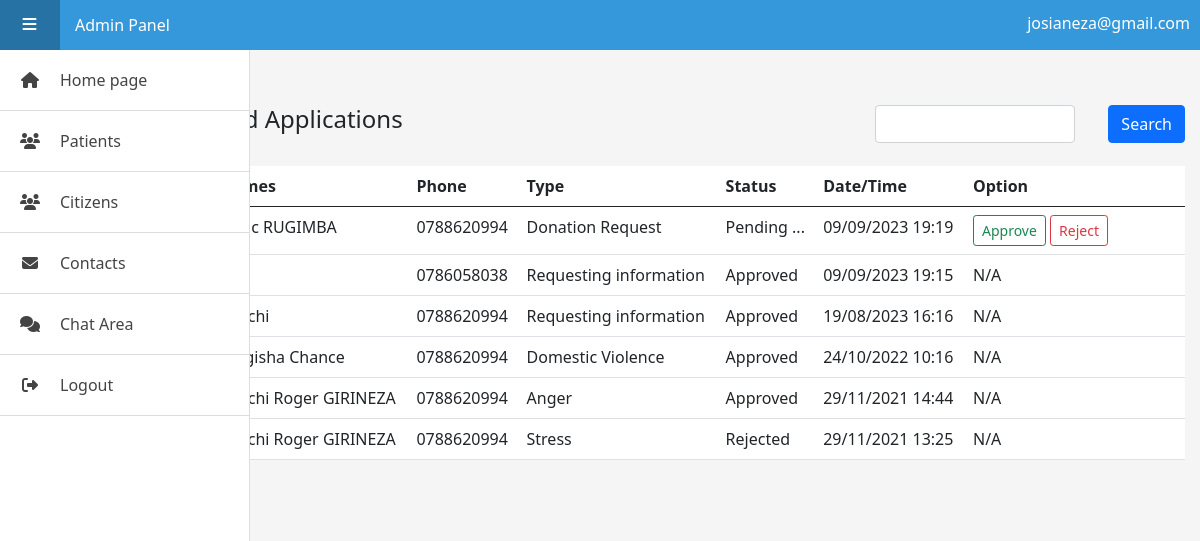
Screenshot of /doc/applications.php (signed in) with the database file from the repository.
### tables this page shows
CREATE TABLE `applications` (
  `code` varchar(100) NOT NULL,
  `type` varchar(500) NOT NULL,
  `status` int(1) NOT NULL DEFAULT 0,
  `adatetime` varchar(100) NOT NULL,
  `patient` varchar(100) NOT NULL,
  `deleted` int(1) NOT NULL DEFAULT 0
);

CREATE TABLE `citizens` (
  `id` int(11) NOT NULL,
  `fullname` varchar(100) NOT NULL,
  `phone` varchar(100) NOT NULL,
  `acctype` varchar(100) NOT NULL,
  `email` varchar(100) NOT NULL,
  `password` varchar(100) NOT NULL,
  `deleted` int(1) NOT NULL DEFAULT 0
);

### doc/applications.php (the view, shortened to what this page needs)
<!DOCTYPE html>
<html lang="en" >
<head>
  <link rel="stylesheet" href="css/bootstrap.min.css">
<link rel='stylesheet' href='https://cdnjs.cloudflare.com/ajax/libs/font-awesome/4.7.0/css/font-awesome.min.css'>
<link rel="stylesheet" href="style.css">
<link rel="stylesheet" href="mystyle.css">
</head>
<body>
<div class="header">
  <a href="#" id="menu-action">
    <i class="fa fa-bars"></i>
  </a>
  <div class="">
    <p class="userInfo"><?php echo $_SESSION['adminUserToken']; ?></p>
    Admin Panel
  </div>
</div>
<?php include('sidebar.php'); ?>
<div class="main">
  <ol class="breadcrumb">
        <li class="breadcrumb-item">
          <a href="index.php">Home</a>
        </li>
        <li class="breadcrumb-item active">Applications</li>
      </ol>
  <div class="row">
        <div class="col-xl-12 col-sm-6 mb-3" style="overflow-x: auto;">
          <?php
		  echo"<div class='searchForm'>
		  <div>
            <form method='GET' action='applications.php'>
              <div class='form-group wrap'>
			  <div>
               <div> <button class='btn btn-primary'>Search</button></div>
                <div class='form-group col-xl-8'>
                  <input type='text' name='keyCode' class='form-control' required>
                </div>
              </div>
			  </div>
			  </div>
            </form>";
          ?>
          </div>
          <h4>Recent Received Applications</h3>
          <br>
          <table class="table">
            <thead class="thead-dark">
              <tr>
                <th scope="col">#</th>
                <th scope="col">Code</th>
                <th scope="col">Names</th>
                <th scope="col">Phone</th>
                <th scope="col">Type</th>
                <th scope="col">Status</th>
                <th scope="col">Date/Time</th>
                <th scope="col" style="width: 130px;">Option</th>
              </tr>
            </thead>
            <tbody class="thead-light">
            <?php
              if(isset($_GET['keyCode'])){
                $keyCode = $_GET['keyCode'];
                $query = mysqli_query($connect,"SELECT * FROM applications WHERE deleted = 0 AND type LIKE '%$keyCode%' ORDER BY code DESC");
              }else{
                $query = mysqli_query($connect,"SELECT * FROM applications WHERE deleted = 0 ORDER BY code DESC");
              }
              $rowcount = 0;
              while ($row = mysqli_fetch_array($query)){
                $rowcount ++;
                $queryp = mysqli_query($connect,"SELECT * FROM citizens WHERE id = '".$row['patient']."'");
                $rowp = mysqli_fetch_array($queryp);
                echo"<tr>
                  <th scope='row'>".$rowcount."</th>
                  <td>".$row['code']."</td>
                  <td>".$rowp['fullname']."</td>
                  <td>".$rowp['phone']."</td>
                  <td>".$row['type']."</td>
                  <td>";
                    if($row['status'] == 0){
                      echo"Pending ...";
                    }elseif($row['status'] == 2){
                      echo"Rejected";
                    }else{
                      echo"Approved";
                    }
                  echo"</td>
                  <td>".$row['adatetime']."</td>
                  <td style='width: 220px;'>";
                  if($row['status'] == '0'){
                    echo"<a class='btn btn-outline-success btn-sm' href='?approveApplication=".$row['code']."&patient=".$row['patient']."' role='button'>Approve</a>
                    <a class='btn btn-outline-danger btn-sm' href='../server.php?rejectApplication=".$row['code']."&patient=".$row['patient']."' role='button'>Reject</a>";
                  }else{
                    echo"N/A";
                  }
                  echo"</td>
                </tr>";
              }
            ?>
            </tbody>
          </table>
		  <button onclick="window.print();" class='btn btn-primary'>Print</button>
        </div>
      </div>
</div>
</body>
</html>

### doc/style.css (style rules this page uses)
*:before, *:after { -webkit-box-sizing: border-box; -moz-box-sizing: border-box; box-sizing: border-box; }
body { background: #f5f5f5; padding: 0; margin: 0; }
i.fa { font-size: 16px; }
p { font-size: 16px; line-height: 1.42857143; }
.header { position: fixed; z-index: 10; top: 0; left: 0; background: #3498DB; width: 100%; height: 50px; line-height: 50px; color: #fff; }
.header #menu-action { display: block; float: left; width: 60px; height: 50px; line-height: 50px; margin-right: 15px; color: #fff; text-decoration: none; text-align: center; background: rgba(0, 0, 0, 0.15); font-size: 13px; text-transform: uppercase; letter-spacing: 1px; -webkit-transition: all 0.2s ease-in-out; transition: all 0.2s ease-in-out; }
.header #menu-action i { display: inline-block; margin: 0 5px; }
.main { position: relative; display: block; top: 50px; left: 0; padding: 15px; padding-left: 75px; -webkit-transition: all 0.2s ease-in-out; transition: all 0.2s ease-in-out; }
table { background: white; }

### doc/mystyle.css (style rules this page uses)
.userInfo { float: right; position: relative; top: 12px; right: 10px; }

### doc/applications.php (style rules this page uses)
.searchForm { width: 300px; float: right; }
.searchForm input { float: right; margin-right: 10px; }
.searchForm button { float: right; }

### rows the page displays
applications: citizens.fullname "Isaac RUGIMBA", citizens.phone "0788620994", type "Donation Request", status "Pending ...", adatetime "09/09/2023 19:19"
applications: citizens.phone "0786058038", type "Requesting information", status "Approved", adatetime "09/09/2023 19:15"
applications: citizens.phone "0788620994", type "Requesting information", status "Approved", adatetime "19/08/2023 16:16"
applications: citizens.fullname "Mugisha Chance", citizens.phone "0788620994", type "Domestic Violence", status "Approved", adatetime "24/10/2022 10:16"
applications: citizens.fullname "Melchi Roger GIRINEZA", citizens.phone "0788620994", type "Anger", status "Approved", adatetime "29/11/2021 14:44"
applications: citizens.fullname "Melchi Roger GIRINEZA", citizens.phone "0788620994", type "Stress", status "Rejected", adatetime "29/11/2021 13:25"

### other values shown
$_SESSION['adminUserToken'] "josianeza@gmail.com"
